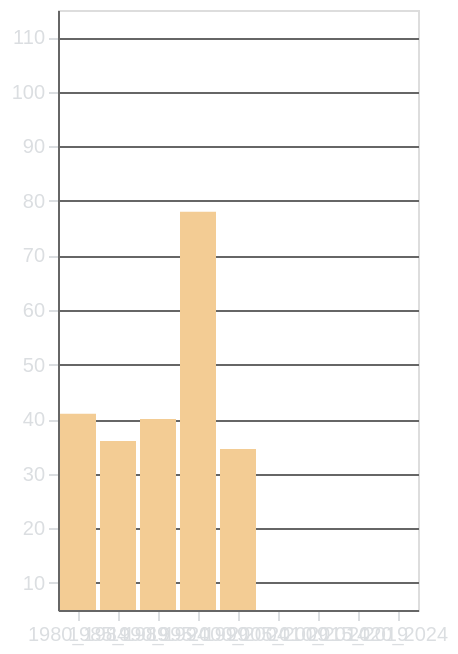

Vega-Lite specification for this chart:
### Vega-Lite specification from a JSON file in a GitHub repository (floating-point values rounded to 4 significant figures; data arrays with more than 128 entries replaced by an {"elided": "..."} marker saying what was removed)
{"$schema": "https://vega.github.io/schema/vega-lite/v5.17.0.json", "config": {"axis": {"domainColor": "#666666", "gridColor": "#666666", "labelColor": "#DBDEE1", "tickColor": "#DBDEE1", "titleColor": "#DBDEE1"}, "background": "transparent", "legend": {"labelColor": "#DBDEE1", "titleColor": "#DBDEE1"}, "title": {"color": "#DBDEE1", "fontSize": 16}}, "data": {"name": "data-181fc1864ead5e53c04b7d80ffca810a"}, "datasets": {"data-181fc1864ead5e53c04b7d80ffca810a": {"elided": "396 records"}}, "encoding": {"color": {"value": "#F3CC94"}, "x": {"axis": {"labelAngle": 0}, "field": "Lustrum", "scale": {"domain": ["1980_1984", "1985_1989", "1990_1994", "1995_1999", "2000_2004", "2005_2009", "2010_2014", "2015_2019", "2020_2024"]}, "title": null, "type": "nominal"}, "y": {"field": "Value", "scale": {"domain": [5.0, 115.0]}, "title": null, "type": "quantitative"}}, "height": 300, "mark": {"clip": true, "type": "bar"}, "params": [{"bind": {"input": "range", "max": 45.0, "min": 1.0, "name": "Classe di Nizza", "step": 1}, "name": "param_2", "select": {"fields": ["Nice_class"], "type": "point"}, "value": [{"Nice_class": 1}]}], "transform": [{"filter": {"param": "param_2"}}], "width": "container"}
